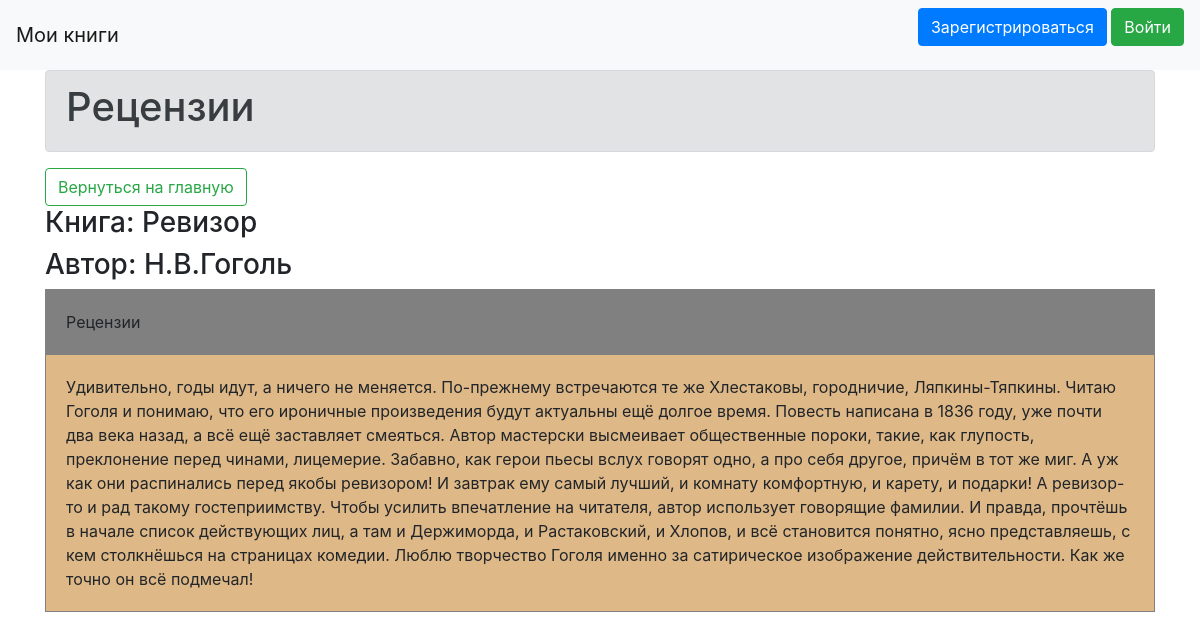
/review/3, run on the app's committed database.
### data/books.py (models this page shows)
class Books(SqlAlchemyBase):
    __tablename__ = 'books'
    id = sqlalchemy.Column(sqlalchemy.Integer,
                           primary_key=True, autoincrement=True)
    user_id = sqlalchemy.Column(sqlalchemy.Integer,
                                    sqlalchemy.ForeignKey("users.id"))
    name = sqlalchemy.Column(sqlalchemy.String, nullable=True)
    author = sqlalchemy.Column(sqlalchemy.String, nullable=True)
    description = sqlalchemy.Column(sqlalchemy.String, nullable=True)
    path_image_title = sqlalchemy.Column(sqlalchemy.String, nullable=True)
    is_finished = sqlalchemy.Column(sqlalchemy.Boolean)
    user = orm.relation('User')

### data/review.py (models this page shows)
class Review(SqlAlchemyBase):
    __tablename__ = 'review'
    id = sqlalchemy.Column(sqlalchemy.Integer,
                           primary_key=True, autoincrement=True)
    user_id = sqlalchemy.Column(sqlalchemy.Integer,
                                    sqlalchemy.ForeignKey("users.id"))
    book_id = sqlalchemy.Column(sqlalchemy.Integer,
                                sqlalchemy.ForeignKey("books.id"))
    description = sqlalchemy.Column(sqlalchemy.String, nullable=False)
    user = orm.relation('User')
    books = orm.relation('Books')

### main.py (the view)
@app.route('/review/<id_book>', methods=['GET'])
def review(id_book):
    rs = []
    session = db_session.create_session()
    book = session.query(Books).filter(Books.id == id_book).first()
    title = book.name
    author = book.author
    reviews = session.query(Review).filter(Review.book_id == id_book)
    for review in reviews:
        d = dict()
        d['title'] = book.name
        d['author'] = book.author
        d['description'] = review.description
        rs.append(d)
    add_similar_reviews(id_book, title, author, rs)
    return render_template('review.html', header='Рецензии', param=rs)

### data/db_session.py (called while the page is built)
def create_session() -> Session:
    global __factory
    return __factory()

### main.py (called while the page is built, shortened)
def add_similar_reviews(id_book, title, author, rs):
    session = db_session.create_session()
    books = session.query(Books)
    ids = []
    titles = []
    authors = []
    for book in books:
        if book.id == int(id_book):
            continue
        ids.append(book.id)
        titles.append(book.name)
        authors.append(book.author)
    match_titles = difflib.get_close_matches(title, titles, cutoff=0.7, n=10)
    match_authors = difflib.get_close_matches(author, authors, cutoff=0.3, n=10)
    is_find = False
    for i in range(len(ids)):
        t = titles[i]
        a = authors[i]
    return is_find

### templates/review.html (shortened to what this page needs)
{% extends "base.html" %}
{% block content %}
<div class="alert alert-secondary" role="alert">
    <h1>{{ header }}</h1>
</div>
<a href="/" class="btn btn-outline-success">
        Вернуться на главную
    </a>
<h3>Книга: {{ param[0]["title"] }}</h3>
<h3>Автор: {{ param[0]["author"] }}</h3>
{% for val in param %}
<table cellspacing="5">
    <tr>
        <td bgcolor="#808080">Рецензии</td>
    </tr>
    <tr>
        <td bgcolor="#DEB887">{{val["description"]}}</td>
    </tr>
</table>
{% endfor %}
{% endblock %}

### static/css/style.css (style rules this page uses)
td, th { border: 1px solid #808080; padding: 20px; vertical-align: top; }

### data on the page
Books: name "Ревизор", author "Н.В.Гоголь"
Review: description "Удивительно, годы идут, а ничего не меняется. По-прежнему встречаются те же Хлестаковы, городничие, Ляпкины-Тяпкины. Читаю Гоголя и понимаю, что его ироничные произведения будут актуальны ещё долгое время. Повесть написана в 1836 году, уже почти два века назад, а всё ещё заставляет смеяться. Автор мастерски высмеивает общественные пороки, такие, как глупость, преклонение перед чинами, лицемерие. Забавно, как герои пьесы вслух говорят одно, а про себя другое, причём в тот же миг. А уж как они распинались перед якобы ревизором! И завтрак ему самый лучший, и комнату комфортную, и карету, и подарки! А ревизор-то и рад такому гостеприимству. Чтобы усилить впечатление на читателя, автор…"

### other printed values
{{ header }} "Рецензии"
